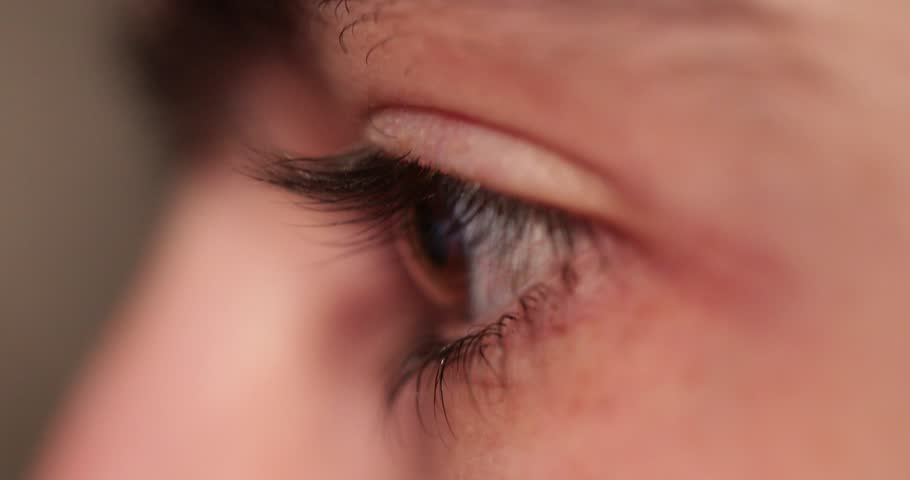
#> input picture samples/1.jpg, 910 x 480 px, given in place of video.mp4, which was not available
$ python pupil_detect_video.py
#> lines starting #> are read from the running program, lines starting #| are printed output that depends on the picture; after the words box and inside, x2 and y2 are one past the last pixel; in counts of white or black regions, pixels touching at a corner belong together; pictures that were not available may be replaced by others from this repository, and a replacement may not be noted
import cv2
import numpy as np

cap = cv2.VideoCapture('video.mp4')
out = cv2.VideoWriter('output.avi',cv2.VideoWriter_fourcc('M','J','P','G'), 30, (500,450))

while cap.isOpened():
    ret, frame = cap.read()
#> frame is the input picture: shape (480, 910, 3); mean B, G, R 90.9, 104.2, 158.3
    if ret:
        roi = frame[50:500, 300:800]
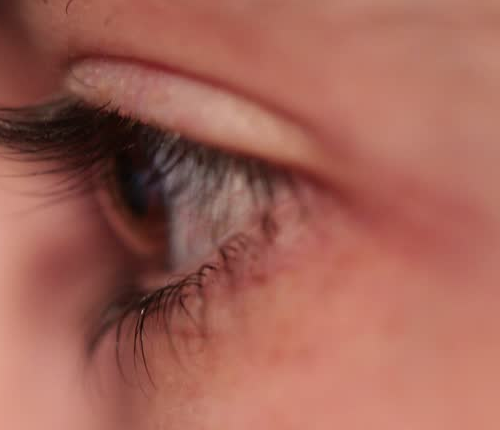
#> roi: shape (430, 500, 3); mean B, G, R 86.8, 99.3, 161.9
        rows, cols, _ = roi.shape
#> rows = 430; cols = 500
        gray_roi = cv2.cvtColor(roi, cv2.COLOR_BGR2GRAY)
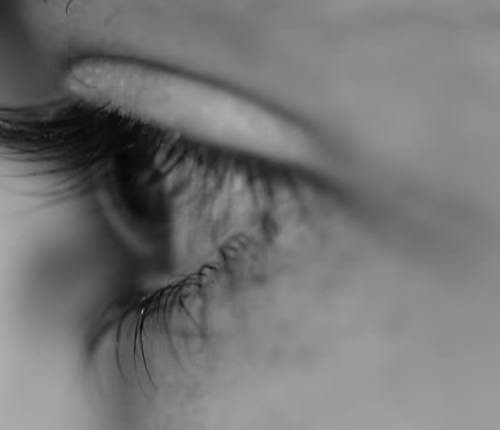
#> gray_roi: shape (430, 500); min 7, max 173, mean 116.6
        gray_roi = cv2.GaussianBlur(gray_roi, (11, 11), 0)
        gray_roi = cv2.medianBlur(gray_roi, 3)

        threshold = cv2.threshold(gray_roi, 15, 255, cv2.THRESH_BINARY_INV)[1]
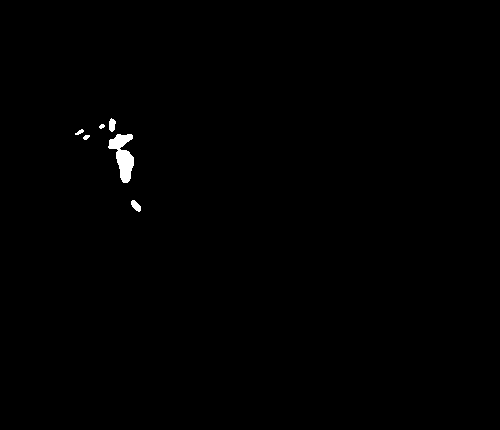
#> threshold: shape (430, 500); 0.42% white; 6 white regions
        contours = cv2.findContours(threshold, cv2.RETR_TREE, cv2.CHAIN_APPROX_SIMPLE)[1]
#> contours = 6 contours, 3 with area under 20; largest, box (x1, y1, x2, y2) and area: (108, 134, 134, 183) 614, (131, 200, 141, 212) 60, (109, 118, 116, 132) 58
        contours = sorted(contours, key=lambda x: cv2.contourArea(x), reverse=True)

        for cnt in contours:
            (x, y, w, h) = cv2.boundingRect(cnt)
            cv2.circle(roi, (x + int(w/2), y + int(h/2)), int((h)/3), (0, 0, 255), 2)
            cv2.line(roi, (x + int(w/2), 0), (x + int(w/2), rows), (50, 200, 0), 1)
            cv2.line(roi, (0, y + int(h/2)), (cols , y + int(h/2)), (50, 200, 0), 1)
            cv2.putText(roi, text = '[Press Q to Exit]', org = (int(cols - 180), int(rows - 15)), fontFace = cv2.FONT_HERSHEY_DUPLEX, fontScale = 0.6, color = (0, 0, 0))
            cv2.putText(threshold, text = '[Press Q to Exit]', org = (int(cols - 180), int(rows - 15)), fontFace = cv2.FONT_HERSHEY_DUPLEX, fontScale = 0.6, color = (255, 255, 255))
            cv2.putText(gray_roi, text = '[Press Q to Exit]', org = (int(cols - 180), int(rows - 15)), fontFace = cv2.FONT_HERSHEY_DUPLEX, fontScale = 0.6, color = (0, 0, 0))
            break
#> this loop made 1 pass
#> (x, y, w, h) on pass 1: (108, 134, 26, 49)
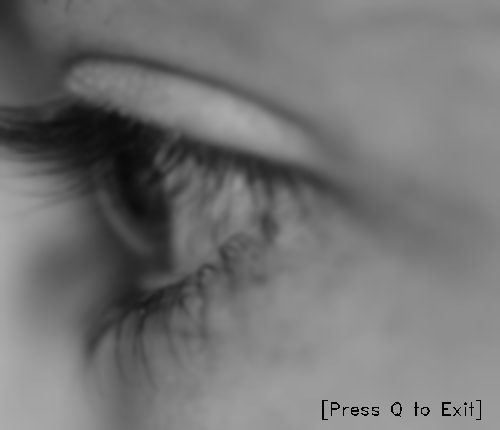
#> gray_roi: shape (430, 500); min 0, max 172, mean 116.2
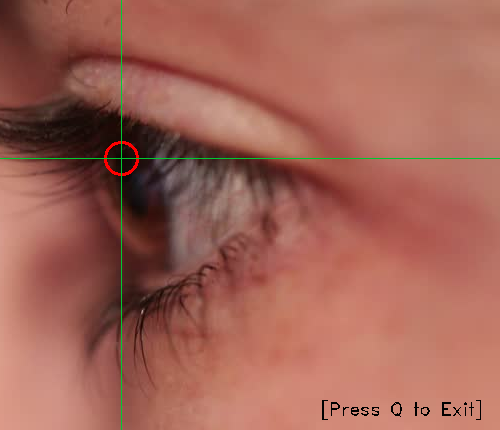
#> roi: shape (430, 500, 3); 0.8% of pixels changed, all inside (x1, y1, x2, y2) = (0, 0, 500, 430)
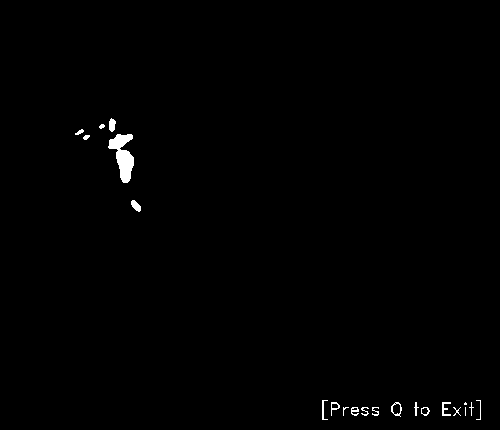
#> threshold: shape (430, 500); 0.65% white; 21 white regions (4 under 20 px), largest, box (x1, y1, x2, y2) and area: (108, 134, 134, 183) 681, (131, 200, 141, 212) 74, (109, 118, 116, 132) 73

        cv2.imshow("roi", roi)
        # cv2.imshow('Threshold', threshold)
        # cv2.imshow('gray_roi', gray_roi)
        out.write(roi)
    else:
        cap.set(cv2.CAP_PROP_POS_FRAMES, 0)

    if cv2.waitKey(15) & 0xFF == ord('q'): # Press 'Q' on the keyboard to exit the playback
#> (key q is pressed here)
        break
cap.release()
out.release()
cv2.destroyAllWindows()

$ run again, on samples/11.jpg
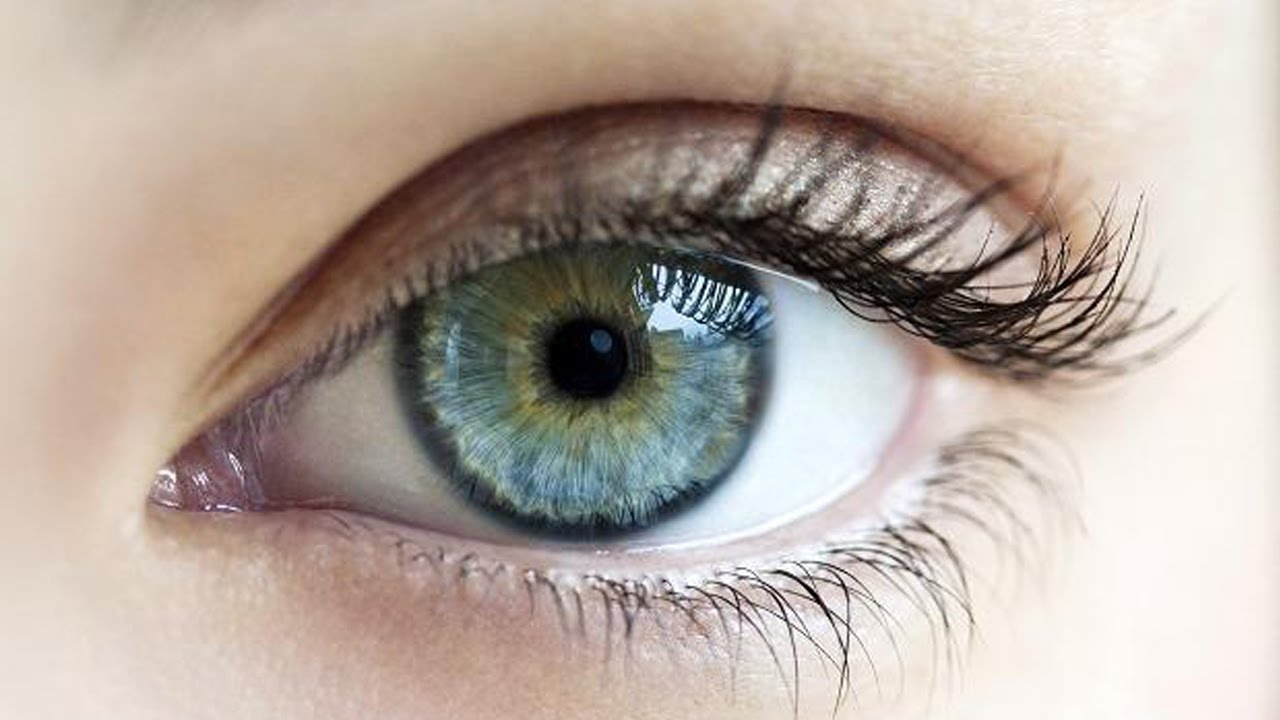
#> input picture samples/11.jpg, 1280 x 720 px, given in place of video.mp4, which was not available
#> frame is the input picture: shape (720, 1280, 3); mean B, G, R 160.3, 169.8, 182.9
#> contours = 6 contours, 2 with area under 20; largest, box (x1, y1, x2, y2) and area: (247, 269, 327, 347) 4889, (288, 278, 315, 305) 513, (440, 170, 462, 181) 98, (492, 210, 500, 220) 34
#> the loop `for cnt in contours:` made 1 pass
#> (x, y, w, h) on pass 1: (247, 269, 80, 78)
#> after the loop `for cnt in contours:`:
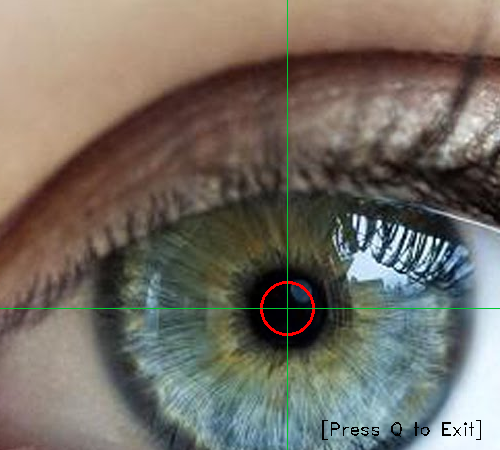
#> roi: shape (450, 500, 3); mean B, G, R 100.3, 109.7, 116
#> after the loop `for cnt in contours:`:
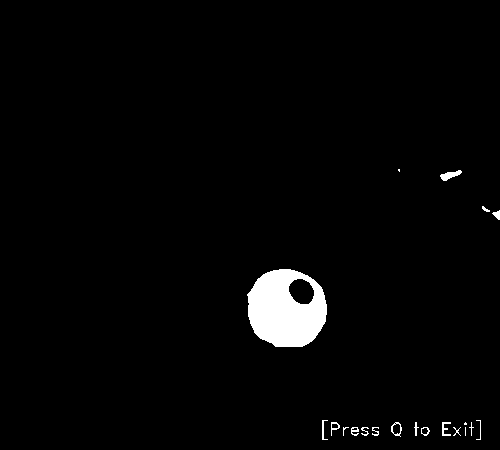
#> threshold: shape (450, 500); 2.3% white; 20 white regions (5 under 20 px), largest, box (x1, y1, x2, y2) and area: (247, 269, 327, 347) 4526, (440, 170, 462, 181) 122, (442, 422, 451, 436) 64

$ run again, on samples/12.jpg
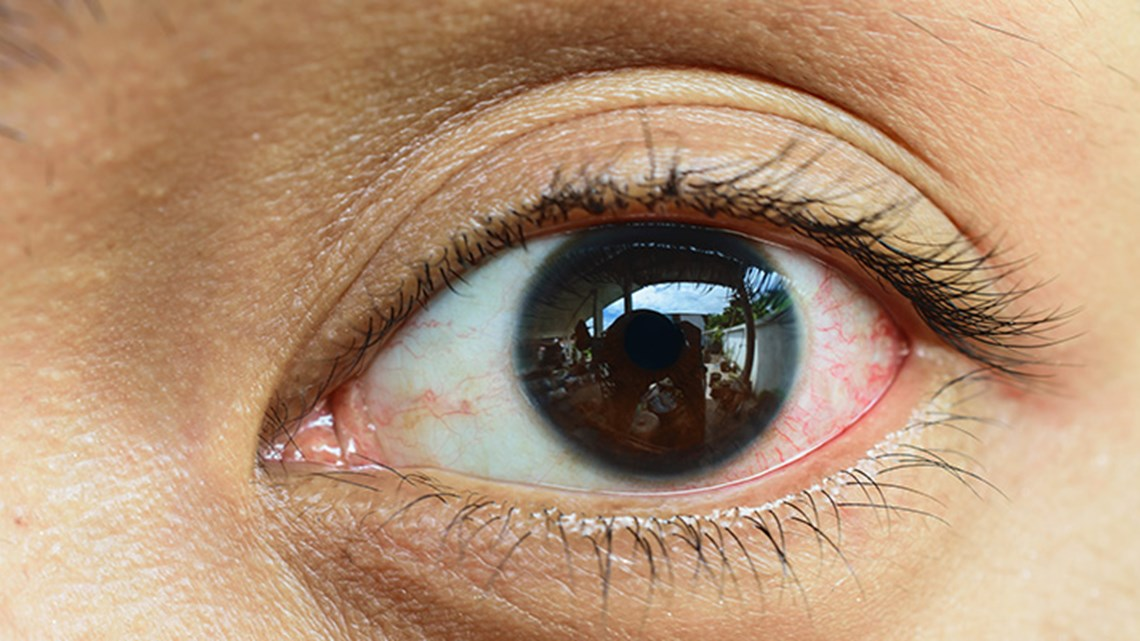
#> input picture samples/12.jpg, 1140 x 641 px, given in place of video.mp4, which was not available
#> frame is the input picture: shape (641, 1140, 3); mean B, G, R 116.5, 144.3, 176.7
#> contours = 1 contour; box (x1, y1, x2, y2) and area: (323, 265, 383, 320) 2482
#> the loop `for cnt in contours:` made 1 pass
#> (x, y, w, h) on pass 1: (323, 265, 60, 55)
#> after the loop `for cnt in contours:`:
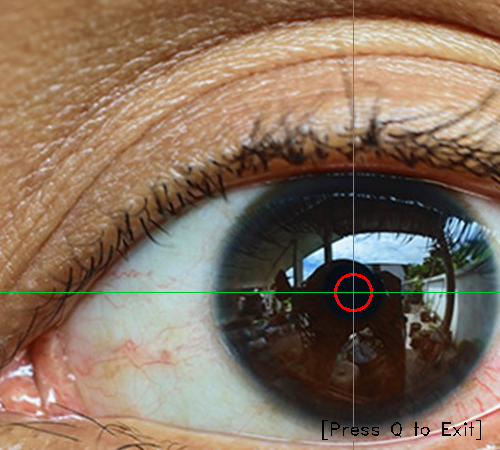
#> roi: shape (450, 500, 3); mean B, G, R 93.6, 112.1, 133
#> after the loop `for cnt in contours:`:
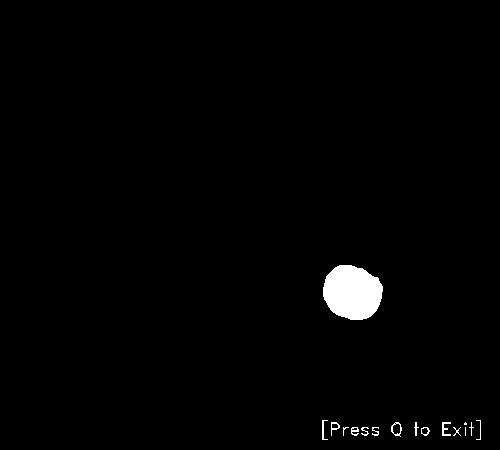
#> threshold: shape (450, 500); 1.4% white; 16 white regions (4 under 20 px), largest, box (x1, y1, x2, y2) and area: (323, 265, 383, 320) 2565, (442, 422, 451, 436) 64, (391, 422, 402, 437) 58
